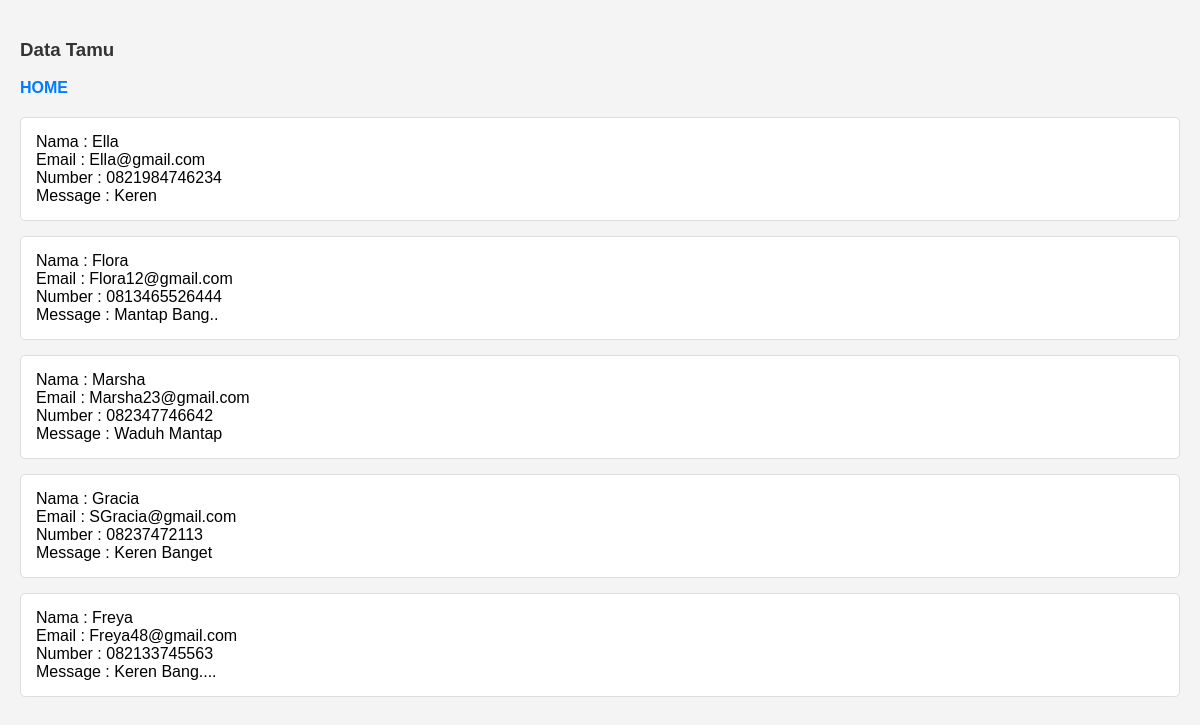
Page /datatamu.php on the committed database.
### tables this page shows
CREATE TABLE `buku_tamu` (
  `id_tamu` int(100) NOT NULL,
  `namatamu` varchar(255) NOT NULL,
  `emailtamu` varchar(255) NOT NULL,
  `nomorhptamu` varchar(255) NOT NULL,
  `pesan` varchar(255) NOT NULL
);

### datatamu.php (the view, shortened to what this page needs)
<!DOCTYPE html>
<html lang="en">
<head>
</head>
<body>
    <h3>Data Tamu</h3>
    <p>
        <a href="index.php">HOME</a>
    </p>
    <?php
        require 'connecttamu.php';
        $tampil = mysqli_query ($koneksi, "SELECT * FROM buku_tamu ORDER BY id_tamu ASC");
        while ($data = mysqli_fetch_array($tampil) ) {
            echo '<div class="tamu-entry">';
            echo "Nama : $data[namatamu] <br>";
            echo "Email : $data[emailtamu] <br>";
            echo "Number : $data[nomorhptamu] <br>";
            echo "Message : $data[pesan] <br>";
            echo '</div>';
        }
    ?>
</body>
</html>

### datatamu.php (style rules this page uses)
body { font-family: Arial, sans-serif; background-color: #f4f4f4; margin: 0; padding: 20px; }
h3 { color: #333; }
p { margin-bottom: 20px; }
a { text-decoration: none; color: #007BFF; font-weight: bold; }
.tamu-entry { background-color: #fff; border: 1px solid #ddd; padding: 15px; margin-bottom: 15px; border-radius: 5px; }

### rows in the picture
buku_tamu: namatamu "Ella", emailtamu "Ella@gmail.com", nomorhptamu "0821984746234", pesan "Keren"
buku_tamu: namatamu "Flora", emailtamu "Flora12@gmail.com", nomorhptamu "0813465526444", pesan "Mantap Bang.."
buku_tamu: namatamu "Marsha", emailtamu "Marsha23@gmail.com", nomorhptamu "082347746642", pesan "Waduh Mantap"
buku_tamu: namatamu "Gracia", emailtamu "SGracia@gmail.com", nomorhptamu "08237472113", pesan "Keren Banget"
buku_tamu: namatamu "Freya", emailtamu "Freya48@gmail.com", nomorhptamu "082133745563", pesan "Keren Bang...."
